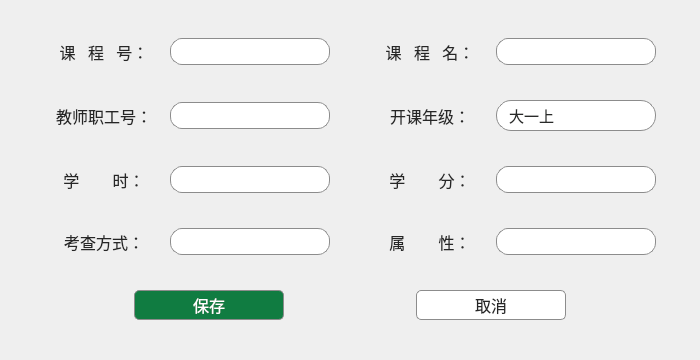
<?xml version="1.0" encoding="UTF-8"?>
<ui version="4.0">
 <class>ModifyCourse</class>
 <widget class="QMainWindow" name="ModifyCourse">
  <property name="geometry">
   <rect>
    <x>0</x>
    <y>0</y>
    <width>700</width>
    <height>360</height>
   </rect>
  </property>
  <property name="windowTitle">
   <string>MainWindow</string>
  </property>
  <widget class="QWidget" name="centralwidget">
   <layout class="QGridLayout" name="gridLayout">
    <item row="0" column="0">
     <layout class="QHBoxLayout" name="horizontalLayout">
      <item>
       <spacer name="horizontalSpacer_11">
        <property name="orientation">
         <enum>Qt::Horizontal</enum>
        </property>
        <property name="sizeHint" stdset="0">
         <size>
          <width>40</width>
          <height>20</height>
         </size>
        </property>
       </spacer>
      </item>
      <item>
       <widget class="QLabel" name="label">
        <property name="minimumSize">
         <size>
          <width>120</width>
          <height>0</height>
         </size>
        </property>
        <property name="maximumSize">
         <size>
          <width>120</width>
          <height>16777215</height>
         </size>
        </property>
        <property name="font">
         <font>
          <family>微软雅黑</family>
          <pointsize>12</pointsize>
         </font>
        </property>
        <property name="styleSheet">
         <string notr="true">color: #262626;</string>
        </property>
        <property name="text">
         <string>课   程   号：</string>
        </property>
        <property name="alignment">
         <set>Qt::AlignCenter</set>
        </property>
       </widget>
      </item>
      <item>
       <widget class="QLineEdit" name="Cno">
        <property name="minimumSize">
         <size>
          <width>160</width>
          <height>0</height>
         </size>
        </property>
        <property name="maximumSize">
         <size>
          <width>160</width>
          <height>16777215</height>
         </size>
        </property>
        <property name="font">
         <font>
          <family>微软雅黑</family>
          <pointsize>12</pointsize>
         </font>
        </property>
        <property name="styleSheet">
         <string notr="true">

QLineEdit {
border-radius: 12px;
background-color: #ffffff;
padding-left: 5;
border: 1 solid #8c8c8c;

}

QLineEdit:focus {
border: 1 solid #000000;
}
</string>
        </property>
       </widget>
      </item>
      <item>
       <spacer name="horizontalSpacer">
        <property name="orientation">
         <enum>Qt::Horizontal</enum>
        </property>
        <property name="sizeHint" stdset="0">
         <size>
          <width>40</width>
          <height>20</height>
         </size>
        </property>
       </spacer>
      </item>
      <item>
       <widget class="QLabel" name="label_9">
        <property name="minimumSize">
         <size>
          <width>120</width>
          <height>0</height>
         </size>
        </property>
        <property name="maximumSize">
         <size>
          <width>120</width>
          <height>16777215</height>
         </size>
        </property>
        <property name="font">
         <font>
          <family>微软雅黑</family>
          <pointsize>12</pointsize>
         </font>
        </property>
        <property name="styleSheet">
         <string notr="true">color: #262626;</string>
        </property>
        <property name="text">
         <string>课   程   名：</string>
        </property>
        <property name="alignment">
         <set>Qt::AlignCenter</set>
        </property>
       </widget>
      </item>
      <item>
       <widget class="QLineEdit" name="Cname">
        <property name="minimumSize">
         <size>
          <width>160</width>
          <height>0</height>
         </size>
        </property>
        <property name="maximumSize">
         <size>
          <width>160</width>
          <height>16777215</height>
         </size>
        </property>
        <property name="font">
         <font>
          <family>微软雅黑</family>
          <pointsize>12</pointsize>
         </font>
        </property>
        <property name="styleSheet">
         <string notr="true">

QLineEdit {
border-radius: 12px;
background-color: #ffffff;
padding-left: 5;
border: 1 solid #8c8c8c;

}

QLineEdit:focus {
border: 1 solid #000000;
}
</string>
        </property>
       </widget>
      </item>
      <item>
       <spacer name="horizontalSpacer_12">
        <property name="orientation">
         <enum>Qt::Horizontal</enum>
        </property>
        <property name="sizeHint" stdset="0">
         <size>
          <width>40</width>
          <height>20</height>
         </size>
        </property>
       </spacer>
      </item>
     </layout>
    </item>
    <item row="1" column="0">
     <layout class="QHBoxLayout" name="horizontalLayout_2">
      <item>
       <spacer name="horizontalSpacer_10">
        <property name="orientation">
         <enum>Qt::Horizontal</enum>
        </property>
        <property name="sizeHint" stdset="0">
         <size>
          <width>40</width>
          <height>20</height>
         </size>
        </property>
       </spacer>
      </item>
      <item>
       <widget class="QLabel" name="label_3">
        <property name="minimumSize">
         <size>
          <width>120</width>
          <height>0</height>
         </size>
        </property>
        <property name="maximumSize">
         <size>
          <width>120</width>
          <height>16777215</height>
         </size>
        </property>
        <property name="font">
         <font>
          <family>微软雅黑</family>
          <pointsize>12</pointsize>
         </font>
        </property>
        <property name="styleSheet">
         <string notr="true">color: #262626;</string>
        </property>
        <property name="text">
         <string>教师职工号：</string>
        </property>
        <property name="alignment">
         <set>Qt::AlignCenter</set>
        </property>
       </widget>
      </item>
      <item>
       <widget class="QLineEdit" name="Tno">
        <property name="minimumSize">
         <size>
          <width>160</width>
          <height>0</height>
         </size>
        </property>
        <property name="maximumSize">
         <size>
          <width>160</width>
          <height>16777215</height>
         </size>
        </property>
        <property name="font">
         <font>
          <family>微软雅黑</family>
          <pointsize>12</pointsize>
         </font>
        </property>
        <property name="styleSheet">
         <string notr="true">

QLineEdit {
border-radius: 12px;
background-color: #ffffff;
padding-left: 5;
border: 1 solid #8c8c8c;

}

QLineEdit:focus {
border: 1 solid #000000;
}
</string>
        </property>
       </widget>
      </item>
      <item>
       <spacer name="horizontalSpacer_2">
        <property name="orientation">
         <enum>Qt::Horizontal</enum>
        </property>
        <property name="sizeHint" stdset="0">
         <size>
          <width>40</width>
          <height>20</height>
         </size>
        </property>
       </spacer>
      </item>
      <item>
       <widget class="QLabel" name="label_4">
        <property name="minimumSize">
         <size>
          <width>120</width>
          <height>0</height>
         </size>
        </property>
        <property name="maximumSize">
         <size>
          <width>120</width>
          <height>16777215</height>
         </size>
        </property>
        <property name="font">
         <font>
          <family>微软雅黑</family>
          <pointsize>12</pointsize>
         </font>
        </property>
        <property name="styleSheet">
         <string notr="true">color: #262626;</string>
        </property>
        <property name="text">
         <string>开课年级：</string>
        </property>
        <property name="alignment">
         <set>Qt::AlignCenter</set>
        </property>
       </widget>
      </item>
      <item>
       <widget class="QComboBox" name="Grade">
        <property name="minimumSize">
         <size>
          <width>160</width>
          <height>31</height>
         </size>
        </property>
        <property name="maximumSize">
         <size>
          <width>160</width>
          <height>31</height>
         </size>
        </property>
        <property name="font">
         <font>
          <family>微软雅黑</family>
          <pointsize>11</pointsize>
         </font>
        </property>
        <property name="layoutDirection">
         <enum>Qt::LeftToRight</enum>
        </property>
        <property name="styleSheet">
         <string notr="true">/* 未下拉时，QComboBox的样式 */
QComboBox {

    /*font: normal normal 15px &quot;Microsoft YaHei&quot;;*/
    background-color: #ffffff;
	color:#292A29;
	border-color:#8c8c8c;
	border-style:solid;
	border-width: 0.5 0.5 0.5 0.5;
	border-radius: 15px;
	padding-left: 12px;
}

QComboBox::drop-down {
	margin-right: 12px;
	border: none; 
}

QComboBox::down-arrow {
	width: 16;
	height: 16;
    border-image:url(:/res/arrow.png);
}

/* 下拉后，整个下拉窗体样式 */
QComboBox QAbstractItemView {
    outline: none;   /* 选定项的虚框 */
    border-radius:15px;   /* 圆角 */
	border-color:#8c8c8c;
	border-style:solid;
	border-width: 0.5 0.5 0.5 0.5;
    padding-top:10px;    /*上下都留10px，是因为选中项是矩形，如果不留，移动到第一项和最后一项会变为直角，不好看*/
    padding-bottom:10px;
 
    color:#292A29;
    background-color: #ffffff;
}
 
/* 下拉后，整个下拉窗体每项的样式 */
QComboBox QAbstractItemView::item {
     color:#292A29;
    background-color: #ffffff;
    min-height: 30px;/*每项高度*/
	padding-left: 12px;
}
 

 
/* 下拉后，整个下拉窗体被选择的每项的样式 */
QComboBox QAbstractItemView::item:selected {
	background-color: #F0F0F0;
	color: #0F703B;
}
</string>
        </property>
        <property name="duplicatesEnabled">
         <bool>false</bool>
        </property>
        <property name="frame">
         <bool>true</bool>
        </property>
        <item>
         <property name="text">
          <string>大一上</string>
         </property>
        </item>
        <item>
         <property name="text">
          <string>大一下</string>
         </property>
        </item>
        <item>
         <property name="text">
          <string>大二上</string>
         </property>
        </item>
        <item>
         <property name="text">
          <string>大二下</string>
         </property>
        </item>
        <item>
         <property name="text">
          <string>大三上</string>
         </property>
        </item>
        <item>
         <property name="text">
          <string>大三下</string>
         </property>
        </item>
        <item>
         <property name="text">
          <string>大四上</string>
         </property>
        </item>
        <item>
         <property name="text">
          <string>大四下</string>
         </property>
        </item>
       </widget>
      </item>
      <item>
       <spacer name="horizontalSpacer_13">
        <property name="orientation">
         <enum>Qt::Horizontal</enum>
        </property>
        <property name="sizeHint" stdset="0">
         <size>
          <width>40</width>
          <height>20</height>
         </size>
        </property>
       </spacer>
      </item>
     </layout>
    </item>
    <item row="2" column="0">
     <layout class="QHBoxLayout" name="horizontalLayout_3">
      <item>
       <spacer name="horizontalSpacer_9">
        <property name="orientation">
         <enum>Qt::Horizontal</enum>
        </property>
        <property name="sizeHint" stdset="0">
         <size>
          <width>40</width>
          <height>20</height>
         </size>
        </property>
       </spacer>
      </item>
      <item>
       <widget class="QLabel" name="label_5">
        <property name="minimumSize">
         <size>
          <width>120</width>
          <height>0</height>
         </size>
        </property>
        <property name="maximumSize">
         <size>
          <width>120</width>
          <height>16777215</height>
         </size>
        </property>
        <property name="font">
         <font>
          <family>微软雅黑</family>
          <pointsize>12</pointsize>
         </font>
        </property>
        <property name="styleSheet">
         <string notr="true">color: #262626;</string>
        </property>
        <property name="text">
         <string>学        时：</string>
        </property>
        <property name="alignment">
         <set>Qt::AlignCenter</set>
        </property>
       </widget>
      </item>
      <item>
       <widget class="QLineEdit" name="Period">
        <property name="minimumSize">
         <size>
          <width>160</width>
          <height>0</height>
         </size>
        </property>
        <property name="maximumSize">
         <size>
          <width>160</width>
          <height>16777215</height>
         </size>
        </property>
        <property name="font">
         <font>
          <family>微软雅黑</family>
          <pointsize>12</pointsize>
         </font>
        </property>
        <property name="styleSheet">
         <string notr="true">

QLineEdit {
border-radius: 12px;
background-color: #ffffff;
padding-left: 5;
border: 1 solid #8c8c8c;

}

QLineEdit:focus {
border: 1 solid #000000;
}
</string>
        </property>
       </widget>
      </item>
      <item>
       <spacer name="horizontalSpacer_3">
        <property name="orientation">
         <enum>Qt::Horizontal</enum>
        </property>
        <property name="sizeHint" stdset="0">
         <size>
          <width>40</width>
          <height>20</height>
         </size>
        </property>
       </spacer>
      </item>
      <item>
       <widget class="QLabel" name="label_6">
        <property name="minimumSize">
         <size>
          <width>120</width>
          <height>0</height>
         </size>
        </property>
        <property name="maximumSize">
         <size>
          <width>120</width>
          <height>16777215</height>
         </size>
        </property>
        <property name="font">
         <font>
          <family>微软雅黑</family>
          <pointsize>12</pointsize>
         </font>
        </property>
        <property name="styleSheet">
         <string notr="true">color: #262626;</string>
        </property>
        <property name="text">
         <string>学        分：</string>
        </property>
        <property name="alignment">
         <set>Qt::AlignCenter</set>
        </property>
       </widget>
      </item>
      <item>
       <widget class="QLineEdit" name="Credit">
        <property name="minimumSize">
         <size>
          <width>160</width>
          <height>0</height>
         </size>
        </property>
        <property name="maximumSize">
         <size>
          <width>160</width>
          <height>16777215</height>
         </size>
        </property>
        <property name="font">
         <font>
          <family>微软雅黑</family>
          <pointsize>12</pointsize>
         </font>
        </property>
        <property name="styleSheet">
         <string notr="true">

QLineEdit {
border-radius: 12px;
background-color: #ffffff;
padding-left: 5;
border: 1 solid #8c8c8c;

}

QLineEdit:focus {
border: 1 solid #000000;
}
</string>
        </property>
       </widget>
      </item>
      <item>
       <spacer name="horizontalSpacer_14">
        <property name="orientation">
         <enum>Qt::Horizontal</enum>
        </property>
        <property name="sizeHint" stdset="0">
         <size>
          <width>40</width>
          <height>20</height>
         </size>
        </property>
       </spacer>
      </item>
     </layout>
    </item>
    <item row="3" column="0">
     <layout class="QHBoxLayout" name="horizontalLayout_4">
      <item>
       <spacer name="horizontalSpacer_8">
        <property name="orientation">
         <enum>Qt::Horizontal</enum>
        </property>
        <property name="sizeHint" stdset="0">
         <size>
          <width>40</width>
          <height>20</height>
         </size>
        </property>
       </spacer>
      </item>
      <item>
       <widget class="QLabel" name="label_7">
        <property name="minimumSize">
         <size>
          <width>120</width>
          <height>0</height>
         </size>
        </property>
        <property name="maximumSize">
         <size>
          <width>120</width>
          <height>16777215</height>
         </size>
        </property>
        <property name="font">
         <font>
          <family>微软雅黑</family>
          <pointsize>12</pointsize>
         </font>
        </property>
        <property name="styleSheet">
         <string notr="true">color: #262626;</string>
        </property>
        <property name="text">
         <string>考查方式：</string>
        </property>
        <property name="alignment">
         <set>Qt::AlignCenter</set>
        </property>
       </widget>
      </item>
      <item>
       <widget class="QLineEdit" name="Assess">
        <property name="minimumSize">
         <size>
          <width>160</width>
          <height>0</height>
         </size>
        </property>
        <property name="maximumSize">
         <size>
          <width>160</width>
          <height>16777215</height>
         </size>
        </property>
        <property name="font">
         <font>
          <family>微软雅黑</family>
          <pointsize>12</pointsize>
         </font>
        </property>
        <property name="styleSheet">
         <string notr="true">

QLineEdit {
border-radius: 12px;
background-color: #ffffff;
padding-left: 5;
border: 1 solid #8c8c8c;

}

QLineEdit:focus {
border: 1 solid #000000;
}
</string>
        </property>
       </widget>
      </item>
      <item>
       <spacer name="horizontalSpacer_4">
        <property name="orientation">
         <enum>Qt::Horizontal</enum>
        </property>
        <property name="sizeHint" stdset="0">
         <size>
          <width>40</width>
          <height>20</height>
         </size>
        </property>
       </spacer>
      </item>
      <item>
       <widget class="QLabel" name="label_8">
        <property name="minimumSize">
         <size>
          <width>120</width>
          <height>0</height>
         </size>
        </property>
        <property name="maximumSize">
         <size>
          <width>120</width>
          <height>16777215</height>
         </size>
        </property>
        <property name="font">
         <font>
          <family>微软雅黑</family>
          <pointsize>12</pointsize>
         </font>
        </property>
        <property name="styleSheet">
         <string notr="true">color: #262626;</string>
        </property>
        <property name="text">
         <string>属        性：</string>
        </property>
        <property name="alignment">
         <set>Qt::AlignCenter</set>
        </property>
       </widget>
      </item>
      <item>
       <widget class="QLineEdit" name="Property">
        <property name="minimumSize">
         <size>
          <width>160</width>
          <height>0</height>
         </size>
        </property>
        <property name="maximumSize">
         <size>
          <width>160</width>
          <height>16777215</height>
         </size>
        </property>
        <property name="font">
         <font>
          <family>微软雅黑</family>
          <pointsize>12</pointsize>
         </font>
        </property>
        <property name="styleSheet">
         <string notr="true">

QLineEdit {
border-radius: 12px;
background-color: #ffffff;
padding-left: 5;
border: 1 solid #8c8c8c;

}

QLineEdit:focus {
border: 1 solid #000000;
}
</string>
        </property>
       </widget>
      </item>
      <item>
       <spacer name="horizontalSpacer_15">
        <property name="orientation">
         <enum>Qt::Horizontal</enum>
        </property>
        <property name="sizeHint" stdset="0">
         <size>
          <width>40</width>
          <height>20</height>
         </size>
        </property>
       </spacer>
      </item>
     </layout>
    </item>
    <item row="4" column="0">
     <layout class="QHBoxLayout" name="horizontalLayout_5">
      <item>
       <spacer name="horizontalSpacer_5">
        <property name="orientation">
         <enum>Qt::Horizontal</enum>
        </property>
        <property name="sizeHint" stdset="0">
         <size>
          <width>40</width>
          <height>20</height>
         </size>
        </property>
       </spacer>
      </item>
      <item>
       <widget class="QPushButton" name="Btn_Save">
        <property name="minimumSize">
         <size>
          <width>150</width>
          <height>30</height>
         </size>
        </property>
        <property name="font">
         <font>
          <family>微软雅黑</family>
          <pointsize>12</pointsize>
         </font>
        </property>
        <property name="styleSheet">
         <string notr="true">QPushButton {
	border: 1 solid #8c8c8c;
	border-radius: 5px;
	background : #107C41;
	color: #ffffff;
	
}

QPushButton:hover {
    background-color: #0F703B;
}

QPushButton:pressed {
    background-color: #107C41;
	border: 1 solid #000000;
}</string>
        </property>
        <property name="text">
         <string>保存</string>
        </property>
       </widget>
      </item>
      <item>
       <spacer name="horizontalSpacer_6">
        <property name="orientation">
         <enum>Qt::Horizontal</enum>
        </property>
        <property name="sizeHint" stdset="0">
         <size>
          <width>40</width>
          <height>20</height>
         </size>
        </property>
       </spacer>
      </item>
      <item>
       <widget class="QPushButton" name="Btn_Cancel">
        <property name="minimumSize">
         <size>
          <width>150</width>
          <height>30</height>
         </size>
        </property>
        <property name="font">
         <font>
          <family>微软雅黑</family>
          <pointsize>12</pointsize>
         </font>
        </property>
        <property name="styleSheet">
         <string notr="true">QPushButton {
	border-radius: 5px;
	background : #ffffff;
	color: #262626;
	border: 1 solid #8c8c8c;
}

QPushButton:hover {
    background-color: #E9F5EE;
}

QPushButton:pressed {
    background-color: #ffffff;
	border: 1 solid #000000;
}</string>
        </property>
        <property name="text">
         <string>取消</string>
        </property>
       </widget>
      </item>
      <item>
       <spacer name="horizontalSpacer_7">
        <property name="orientation">
         <enum>Qt::Horizontal</enum>
        </property>
        <property name="sizeHint" stdset="0">
         <size>
          <width>40</width>
          <height>20</height>
         </size>
        </property>
       </spacer>
      </item>
     </layout>
    </item>
   </layout>
  </widget>
 </widget>
 <resources/>
 <connections/>
</ui>
